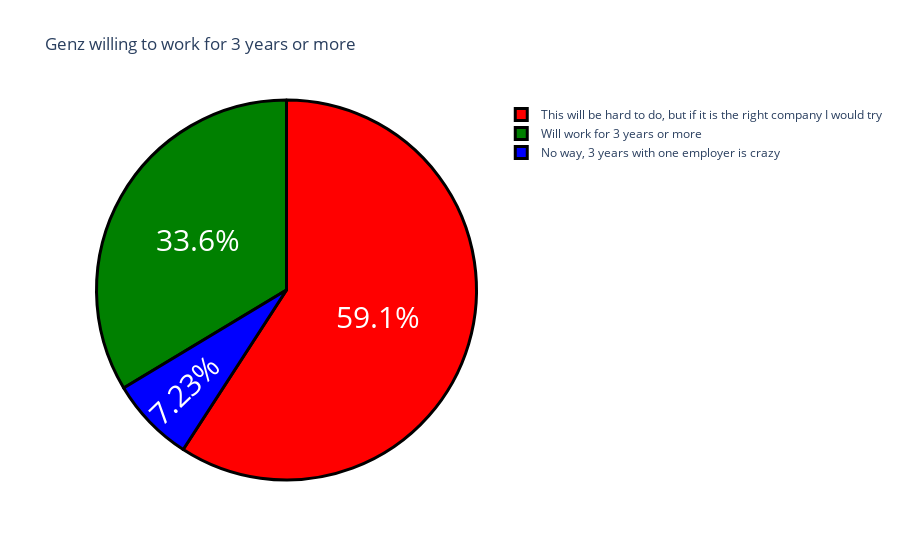

Notebook cell for this chart:
### Code cell
question3=df["How likely is that you will work for one employer for 3 years or more ?"].value_counts()
label=question3.index
counts=question3.values
color=["red","green","blue"]

fig=go.Figure(data=[go.Pie(labels=label,values=counts)])

fig.update_layout(title_text="Genz willing to work for 3 years or more")
fig.update_traces(hoverinfo='label+value',textinfo='percent',textfont_size=30,marker=dict(colors=color,line=dict(color='black',width=3)))

fig.show()

### Figure 1 — Plotly figure (JSON) as saved in the notebook; plotly's stock layout.template omitted (floating-point values rounded to 4 significant figures)
{"data": [{"hoverinfo": "label+value", "labels": ["This will be hard to do, but if it is the right company I would try", "Will work for 3 years or more", "No way, 3 years with one employer is crazy"], "marker": {"colors": ["red", "green", "blue"], "line": {"color": "black", "width": 3}}, "textfont": {"size": 30}, "textinfo": "percent", "type": "pie", "values": [139, 79, 17]}], "layout": {"title": {"text": "Genz willing to work for 3 years or more"}}}
